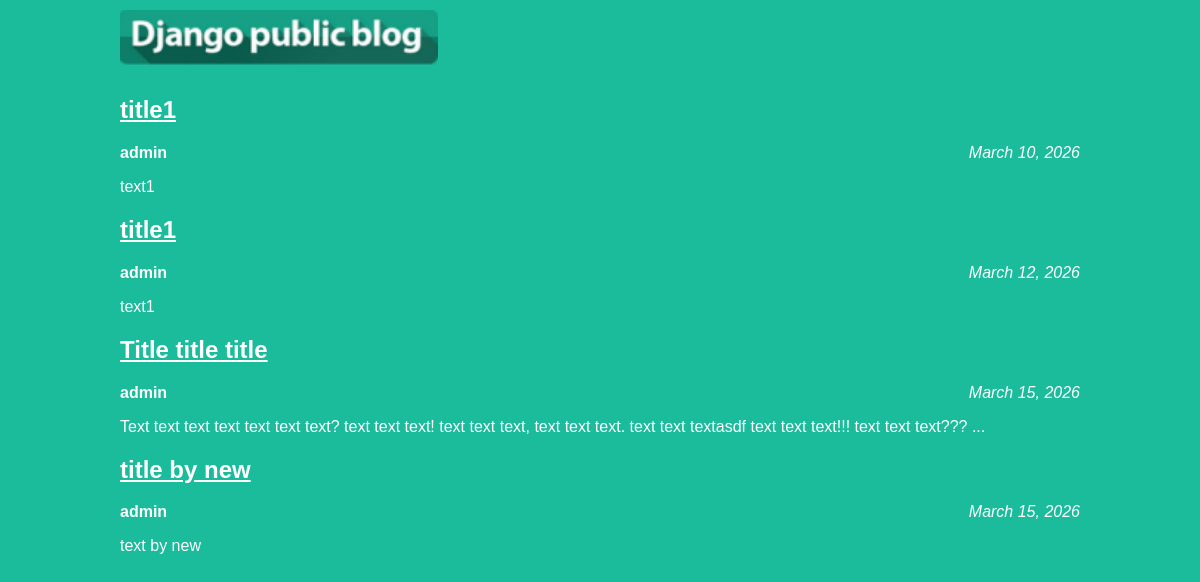
The page / on the database its author committed.
### articles/models.py (models this page shows, shortened)
class Article(models.Model):
    title = models.CharField(max_length=200)
    author = models.ForeignKey(User, on_delete=models.CASCADE)
    text = models.TextField()
    created_date = models.DateField(auto_now_add=True)
    def get_excerpt(self):
        return self.text[:140] + "..." if len(self.text) > 140 else self.text

### articles/views.py (the view)
# urls.py: path('', views.archive, name='archive'),
def archive(request):
    return render(request, 'archive.html', {"posts": Article.objects.all()})

### articles/templates/archive.html (shortened to what this page needs)
<!DOCTYPE html>
<html>
<head>
    {% load static %}
    <link rel="stylesheet" href="{% static 'css/article.css' %}">
</head>
<body class="archive">
    <div class="header">
        <img src="{% static 'img/dpb-logo.png' %}" />
    </div>
    {% for post in posts %}
    <div class="one-post">
        <h2 class="post-title">
            <a href="/article/{{ post.id }}/">{{ post.title }}</a>
        </h2>
        <div class="article-info">
            <div class="article-author">{{ post.author.username }}</div>
            <div class="article-created-date">{{ post.created_date }}</div>
        </div>
        <p class="article-text">{{ post.get_excerpt }}</p>
    </div>
    {% endfor %}
</body>
</html>

### articles/static/css/article.css (style rules this page uses)
body { background: #1abc9c; font-family: Tahoma, Arial, sans-serif; color: #ffffff; }
.header { display: flex; justify-content: space-between; align-items: center; padding: 10px 0; }
.header img { width: 318px; height: auto; margin: 0; }
.archive { width: 960px; margin: 0 auto; }
.article-author { font-weight: bold; width: 50%; float: left; }
.article-created-date { text-align: right; font-style: italic; }
.post-title a { color: #ffffff; text-decoration: underline; }

### rows shown on the page
Article: title "title1", author.username "admin", created_date "March 10, 2026", get_excerpt "text1"
Article: title "title1", author.username "admin", created_date "March 12, 2026", get_excerpt "text1"
Article: title "Title title title", author.username "admin", created_date "March 15, 2026", get_excerpt "Text text text text text text text? text text text! text text text, text text text. text text textasdf text text text!!! text text text??? ..."
Article: title "title by new", author.username "admin", created_date "March 15, 2026", get_excerpt "text by new"
